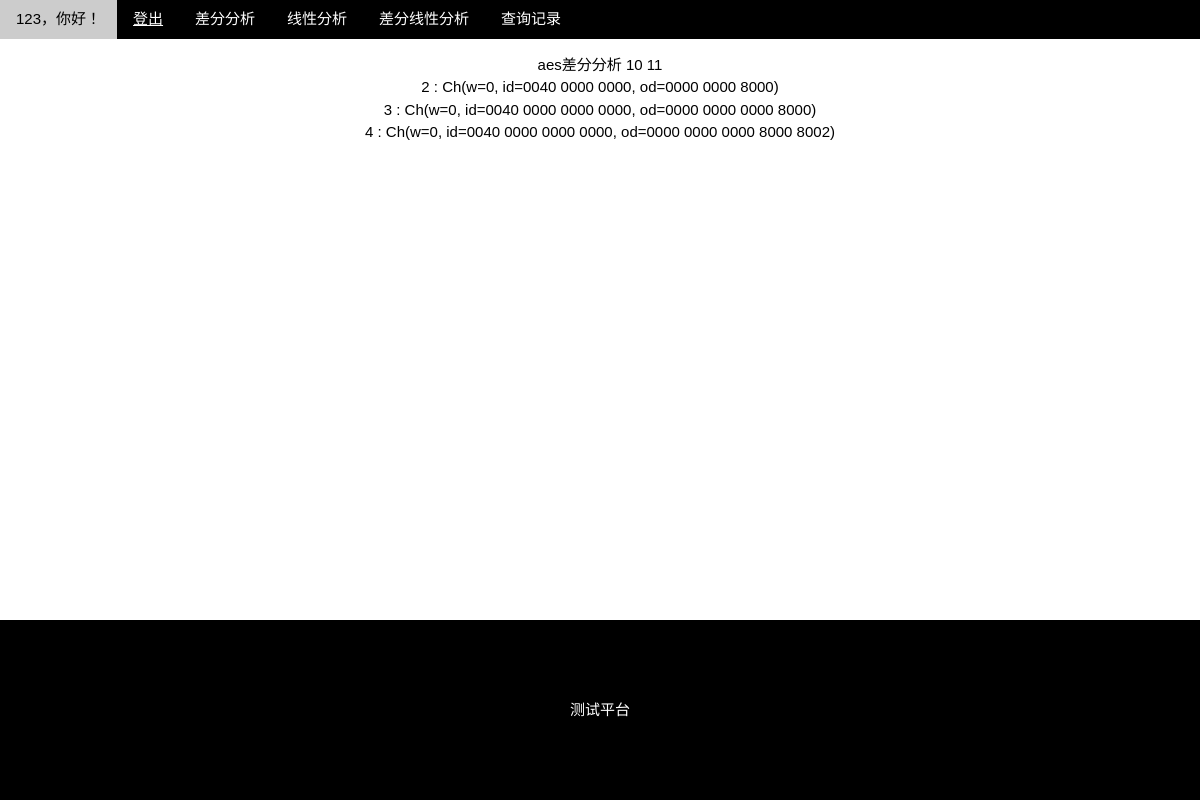
Screenshot of /history/1/ (signed in) with the database file from the repository.
### demo/models.py (models this page shows, shortened)
class User(models.Model):
    username = models.CharField(max_length=10, unique=True)
    password = models.CharField(max_length=10)
    class Meta:
        ordering = ['id']

class MyModel(models.Model):
    string1 = models.CharField(max_length=10)
    string2 = models.CharField(max_length=10)
    create_time = models.DateTimeField(default = timezone.now)
    edit_time = models.DateTimeField(auto_now = True)
    result = models.TextField(null=True)

### demo/views.py (the view)
# urls.py: path('history/<int:id>/', views.history_detail_view, name='history_detail'),
def history_detail_view(request,id):
    if request.session.get('id') == None:
        return render(request, 'login.html')
    login_name = ''
    user = models.User.objects.get(id=request.session.get('id'))
    login_name = user.username
    record = MyModel.objects.all()[id-1]
    return render(request, 'history_detail.html', {'name':login_name,'record': record.result})

### templates/history_detail.html (shortened to what this page needs)
<!DOCTYPE html>
<html><head><meta http-equiv="Content-Type" content="text/html; charset=UTF-8">
<link rel="stylesheet" href="../../static/css/w3.css">
<link rel="stylesheet" href="../../static/css/font-awesome.min.css">
</head><body>
<nav class="w3-bar w3-black">
  <div class="w3-button w3-bar-item">{{ name }}，你好！</div>
  <div class="w3-button w3-bar-item"><a href = "../../logout">登出</a></div>
  <a href="../../diff" class="w3-button w3-bar-item">差分分析</a>
  <a href="../../linear" class="w3-button w3-bar-item">线性分析</a>
  <a href="../../difflinear" class="w3-button w3-bar-item">差分线性分析</a>
  <a href="../../history" class="w3-button w3-bar-item">查询记录</a>
</nav>
<section class="w3-container w3-center w3-content" style="max-width:600px">
  <p class="w3-justify">
        {{record|linebreaks}}
    </p>
</section>
<footer class="w3-container w3-padding-64 w3-center w3-black w3-xlarge">
  <p class="w3-medium">
  测试平台
  </p>
</footer>
</body></html>

### static/css/w3.css (style rules this page uses)
*,*:before,*:after { box-sizing:inherit }
html { -ms-text-size-adjust:100%;-webkit-text-size-adjust:100% }
body { margin:0 }
article,aside,details,figcaption,figure,footer,header,main,menu,nav,section,summary { display:block }
a { background-color:transparent;-webkit-text-decoration-skip:objects }
html,body { font-family:Verdana,sans-serif;font-size:15px;line-height:1.5 }
html { overflow-x:hidden }
a { color:inherit }
.w3-btn,.w3-btn-block,.w3-button { border:none;display:inline-block;outline:0;padding:6px 16px;vertical-align:middle;overflow:hidden;text-decoration:none!important;color:#fff;background-color:#000;text-align:center;cursor:pointer;white-space:nowrap }
.w3-button { color:#000;background-color:#f1f1f1;padding:8px 16px }
.w3-btn,.w3-btn-floating,.w3-btn-floating-large,.w3-closenav,.w3-opennav,.w3-btn-block,.w3-button { -webkit-touch-callout:none;-webkit-user-select:none;-khtml-user-select:none;-moz-user-select:none;-ms-user-select:none;user-select:none }
.w3-bar { width:100%;overflow:hidden }
.w3-bar .w3-bar-item { padding:8px 16px;float:left;background-color:inherit;color:inherit;width:auto;border:none;outline:none;display:block }
.w3-bar .w3-button { background-color:inherit;color:inherit;white-space:normal }
.w3-container:after,.w3-container:before,.w3-panel:after,.w3-panel:before,.w3-row:after,.w3-row:before,.w3-row-padding:after,.w3-row-padding:before,.w3-cell-row:before,.w3-cell-row:after, .w3-topnav:after,.w3-topnav:before,.w3-clear:after,.w3-clear:before,.w3-btn-group:before,.w3-btn-group:after,.w3-btn-bar:before,.w3-btn-bar:after,.w3-bar:before,.w3-bar:after { content:"";display:table;clear:both }
.w3-content { max-width:980px;margin:auto }
.w3-medium { font-size:15px!important }
.w3-xlarge { font-size:24px!important }
.w3-justify { text-align:justify!important }
.w3-center { text-align:center!important }
.w3-padding-64 { padding-top:64px!important;padding-bottom:64px!important }
.w3-container { padding:0.01em 16px }
.w3-black,.w3-hover-black:hover { color:#fff!important;background-color:#000!important }
footer { position: absolute; bottom: 0; width: 100%; }

### rows the page displays
User: username "123"
MyModel: result "aes差分分析 10 11 2 : Ch(w=0, id=0040 0000 0000, od=0000 0000 8000) 3 : Ch(w=0, id=0040 0000 0000 0000, od=0000 0000 0000 8000) 4 : Ch(w=0, id=0040 0000 0000 0000, od=0000 0000 0000 8000 8002)"
